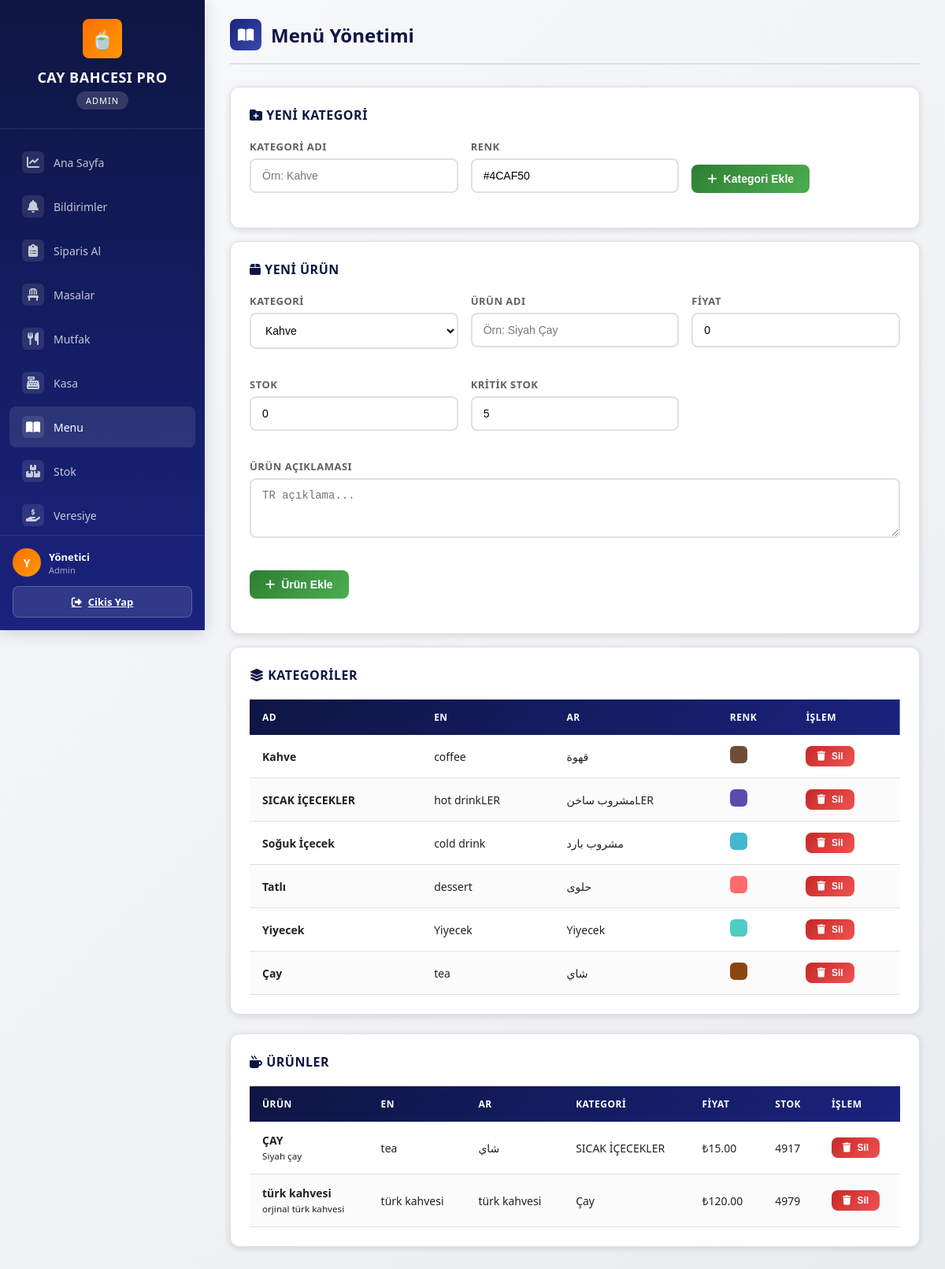
/menu (signed in), run on the app's committed database.
### tables this page shows
CREATE TABLE kategoriler (
            id INTEGER PRIMARY KEY AUTOINCREMENT,
            ad TEXT NOT NULL,
            renk TEXT DEFAULT '#4CAF50'
        , ad_en TEXT DEFAULT '', ad_ar TEXT DEFAULT '', aktif INTEGER DEFAULT 1);

CREATE TABLE urunler (
            id INTEGER PRIMARY KEY AUTOINCREMENT,
            kategori_id INTEGER,
            ad TEXT NOT NULL,
            fiyat REAL NOT NULL,
            stok INTEGER DEFAULT 0,
            kritik_stok INTEGER DEFAULT 5,
            aktif INTEGER DEFAULT 1,
            aciklama TEXT DEFAULT '',
            gorsel TEXT DEFAULT '', ad_en TEXT DEFAULT '', ad_ar TEXT DEFAULT '', aciklama_en TEXT DEFAULT '', aciklama_ar TEXT DEFAULT '',
            FOREIGN KEY (kategori_id) REFERENCES kategoriler(id)
        );

### app.py (the view)
@app.route('/menu')
def menu():
    if 'user_id' not in session:
        return redirect(url_for('login'))
    conn = get_db()
    c = conn.cursor()
    c.execute("SELECT * FROM kategoriler WHERE aktif=1 ORDER BY ad")
    kategoriler = rows_to_dicts(c.fetchall())
    c.execute("SELECT u.*, k.ad as kategori_ad, k.renk FROM urunler u JOIN kategoriler k ON u.kategori_id=k.id WHERE u.aktif=1 AND k.aktif=1 ORDER BY k.ad, u.ad")
    urunler = rows_to_dicts(c.fetchall())
    conn.close()
    return render_template('menu.html', kategoriler=kategoriler, urunler=urunler)

### app.py (called while the page is built)
def rows_to_dicts(rows):
    return [dict(row) for row in rows]

### database.py (called while the page is built)
def get_db():
    conn = sqlite3.connect(DB_PATH)
    conn.row_factory = sqlite3.Row
    return conn

### templates/menu.html (shortened to what this page needs)
{% extends "base.html" %}
{% block content %}
<div class="page-header">
    <h1><span class="icon"><i class="fas fa-book-open"></i></span> Menü Yönetimi</h1>
</div>
<div class="card" style="margin-bottom:16px;">
    <div class="card-header">
        <h3><i class="fas fa-folder-plus"></i> Yeni Kategori</h3>
    </div>
    <div class="form-row">
        <div class="form-group">
            <label>Kategori Adı</label>
            <input type="text" id="katAdi" class="form-control" placeholder="Örn: Kahve">
        </div>
        <div class="form-group">
            <label>Renk</label>
            <input type="text" id="katRenk" class="form-control" value="#4CAF50">
        </div>
        <div class="form-group" style="align-self:end;">
            <button class="btn btn-success" onclick="katEkle()"><i class="fas fa-plus"></i> Kategori Ekle</button>
        </div>
    </div>
</div>
<div class="card" style="margin-bottom:16px;">
    <div class="card-header">
        <h3><i class="fas fa-box"></i> Yeni Ürün</h3>
    </div>
    <div class="form-row">
        <div class="form-group">
            <label>Kategori</label>
            <select id="urunKategori" class="form-control">
                {% for k in kategoriler %}
                <option value="{{ k.id }}">{{ k.ad }}</option>
                {% endfor %}
            </select>
        </div>
        <div class="form-group">
            <label>Ürün Adı</label>
            <input type="text" id="urunAdi" class="form-control" placeholder="Örn: Siyah Çay">
        </div>
        <div class="form-group">
            <label>Fiyat</label>
            <input type="number" id="urunFiyat" class="form-control" step="0.01" value="0">
        </div>
        <div class="form-group">
            <label>Stok</label>
            <input type="number" id="urunStok" class="form-control" value="0">
        </div>
        <div class="form-group">
            <label>Kritik Stok</label>
            <input type="number" id="urunKritik" class="form-control" value="5">
        </div>
        <div class="form-group" style="grid-column:1 / -1;">
            <label>Ürün Açıklaması</label>
            <textarea id="urunAciklama" class="form-control" rows="3" placeholder="TR açıklama..."></textarea>
        </div>
        <div class="form-group" style="align-self:end;">
            <button class="btn btn-success" onclick="urunEkle()"><i class="fas fa-plus"></i> Ürün Ekle</button>
        </div>
    </div>
</div>
<div class="card">
    <div class="card-header">
        <h3><i class="fas fa-layer-group"></i> Kategoriler</h3>
    </div>
    <table class="data-table">
        <thead>
            <tr><th>Ad</th><th>EN</th><th>AR</th><th>Renk</th><th>İşlem</th></tr>
        </thead>
        <tbody>
            {% for k in kategoriler %}
            <tr>
                <td><strong>{{ k.ad }}</strong></td>
                <td>{{ k.ad_en or '-' }}</td>
                <td>{{ k.ad_ar or '-' }}</td>
                <td><span style="display:inline-block;width:22px;height:22px;border-radius:6px;background:{{ k.renk }}"></span></td>
                <td>
                    <button class="btn btn-danger btn-sm" onclick="katSil({{ k.id }}, '{{ k.ad|e }}')"><i class="fas fa-trash"></i> Sil</button>
                </td>
            </tr>
            {% endfor %}
        </tbody>
    </table>
</div>
<div class="card" style="margin-top:16px;">
    <div class="card-header">
        <h3><i class="fas fa-mug-hot"></i> Ürünler</h3>
    </div>
    <table class="data-table">
        <thead>
            <tr><th>Ürün</th><th>EN</th><th>AR</th><th>Kategori</th><th>Fiyat</th><th>Stok</th><th>İşlem</th></tr>
        </thead>
        <tbody>
            {% for u in urunler %}
            <tr>
                <td><strong>{{ u.ad }}</strong><br><small>{{ u.aciklama or '' }}</small></td>
                <td>{{ u.ad_en or '-' }}</td>
                <td>{{ u.ad_ar or '-' }}</td>
                <td>{{ u.kategori_ad }}</td>
                <td>₺{{ '%.2f'|format(u.fiyat) }}</td>
                <td>{{ u.stok }}</td>
                <td>
                    <button class="btn btn-danger btn-sm" onclick="urunSil({{ u.id }}, '{{ u.ad|e }}')"><i class="fas fa-trash"></i> Sil</button>
                </td>
            </tr>
            {% endfor %}
        </tbody>
    </table>
</div>
{% endblock %}

### static/css/style.css (style rules this page uses)
:root { --primary: #1a237e; --primary-light: #3949ab; --primary-dark: #0d1642; --accent: #ff6f00; --accent-light: #ff9800; --success: #2e7d32; --success-light: #4caf50; --danger: #c62828; --danger-light: #ef5350; --warning: #f9a825; --info: #0277bd; --dark: #212121; --gray: #616161; --gray-light: #f5f5f5; --gray-border: #e0e0e0; --white: #ffffff; --shadow: 0 2px 8px rgba(0,0,0,0.12); --shadow-lg: 0 4px 20px rgba(0,0,0,0.15); --radius: 8px; --radius-lg: 12px; --transition: all 0.25s ease; }
* { margin: 0; padding: 0; box-sizing: border-box; }
body { font-family: 'Segoe UI', Tahoma, Geneva, Verdana, sans-serif; background: linear-gradient(135deg, #f8f9fa 0%, #e9ecef 100%); color: var(--dark); min-height: 100vh; }
.page-header { display: flex; justify-content: space-between; align-items: center; margin-bottom: 28px; padding-bottom: 16px; border-bottom: 2px solid var(--gray-border); }
.page-header h1 { font-size: 24px; font-weight: 700; color: var(--primary-dark); display: flex; align-items: center; gap: 12px; }
.page-header h1 .icon { width: 40px; height: 40px; background: linear-gradient(135deg, var(--primary), var(--primary-light)); color: var(--white); border-radius: var(--radius); display: flex; align-items: center; justify-content: center; font-size: 18px; }
.card { background: var(--white); border-radius: var(--radius-lg); box-shadow: var(--shadow); padding: 24px; margin-bottom: 24px; border: 1px solid var(--gray-border); transition: var(--transition); }
.card-header { display: flex; justify-content: space-between; align-items: center; margin-bottom: 20px; }
.card-header h3 { font-size: 16px; font-weight: 700; color: var(--primary-dark); text-transform: uppercase; letter-spacing: 0.5px; }
.data-table { width: 100%; border-collapse: collapse; font-size: 14px; }
.data-table thead { background: linear-gradient(135deg, var(--primary-dark), var(--primary)); color: var(--white); }
.data-table th { padding: 14px 16px; text-align: left; font-weight: 600; font-size: 12px; text-transform: uppercase; letter-spacing: 0.5px; }
.data-table td { padding: 14px 16px; border-bottom: 1px solid var(--gray-border); color: var(--dark); }
.data-table tbody tr:nth-child(even) { background: rgba(0,0,0,0.015); }
.btn { display: inline-flex; align-items: center; justify-content: center; gap: 8px; padding: 10px 20px; border-radius: var(--radius); font-size: 14px; font-weight: 600; cursor: pointer; transition: var(--transition); border: none; text-decoration: none; }
.btn-sm { padding: 6px 14px; font-size: 12px; }
.btn-success { background: linear-gradient(135deg, var(--success), var(--success-light)); color: var(--white); }
.btn-danger { background: linear-gradient(135deg, var(--danger), var(--danger-light)); color: var(--white); }
.form-group { margin-bottom: 20px; }
.form-group label { display: block; font-size: 13px; font-weight: 600; color: var(--gray); margin-bottom: 6px; text-transform: uppercase; letter-spacing: 0.5px; }
.form-control { width: 100%; padding: 12px 14px; border: 2px solid var(--gray-border); border-radius: var(--radius); font-size: 14px; transition: var(--transition); background: var(--white); }
.form-row { display: grid; grid-template-columns: repeat(auto-fit, minmax(200px, 1fr)); gap: 16px; }

### data on the page
kategoriler: ad "Kahve", ad_en "coffee", ad_ar "قهوة"
kategoriler: ad "SICAK İÇECEKLER", ad_en "hot drinkLER", ad_ar "مشروب ساخنLER"
kategoriler: ad "Soğuk İçecek", ad_en "cold drink", ad_ar "مشروب بارد"
kategoriler: ad "Tatlı", ad_en "dessert", ad_ar "حلوى"
kategoriler: ad "Yiyecek", ad_en "Yiyecek", ad_ar "Yiyecek"
kategoriler: ad "Çay", ad_en "tea", ad_ar "شاي"
urunler: ad "ÇAY", aciklama "Siyah çay", ad_en "tea", ad_ar "شاي", kategori_ad "SICAK İÇECEKLER", fiyat "15.00", stok "4917"
urunler: ad "türk kahvesi", aciklama "orjinal türk kahvesi", ad_en "türk kahvesi", ad_ar "türk kahvesi", kategori_ad "Çay", fiyat "120.00", stok "4979"

### other printed values
{{ session.role|upper }} "ADMIN"
{{ session.ad_soyad[:1] if session.ad_soyad else session.username[:1] }} "Y"
{{ session.ad_soyad or session.username }} "Yönetici"
{{ session.role|capitalize }} "Admin"
form field value "Kahve"
